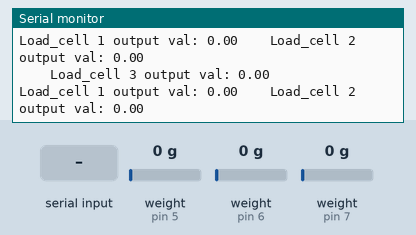
Simulated run of this sketch. Board: Arduino Nano, built with avr-gcc and run on an emulated ATmega328P. Parts: the last lines printed to the serial monitor. The test bench sets the inputs (shaded band); at power-on: weight on the scale (sensors on pin 5, pin 6, pin 7) 0 g.

Above: at 8.4 s.
8.5 s: weight on the scale (sensor on pin 5) set to 100 g
At 8.59 s:
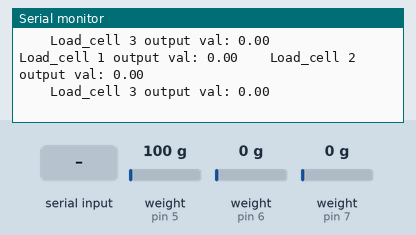
11.5 s: "t" received over Serial
At 11.77 s:
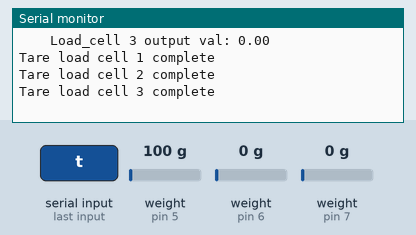
13.1 s: weight on the scale (sensor on pin 6) set to 1250 g
At 13.42 s:
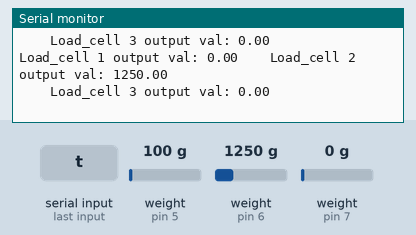
16.1 s: weight on the scale (sensor on pin 7) set to 100 g
At 16.57 s:
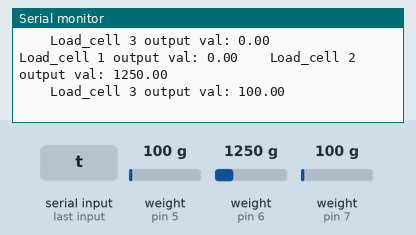
17.6 s: weight on the scale (sensor on pin 5) set to 1250 g
At 17.72 s:
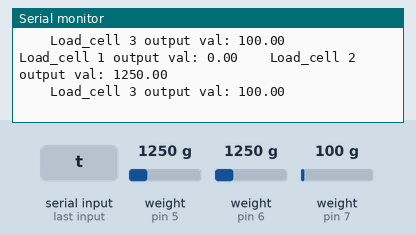
19.1 s: "t" received over Serial
At 19.11 s:
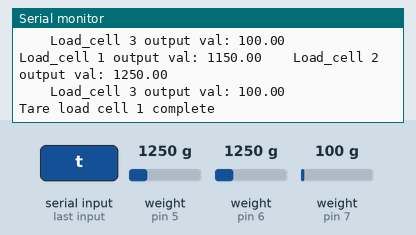
Timing chart, 0 to 22.1 s (numbered marks = the images above; inputs shaded):
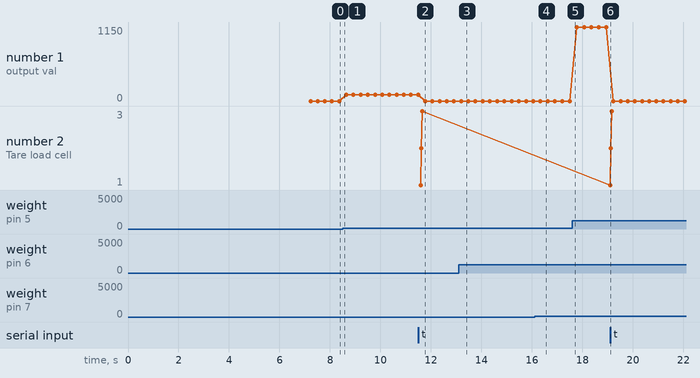

Measured:
- after the input at 11.5 s, the serial monitor: prints a new line after 0.09 s (image 2)
- after the input at 13.1 s, the serial monitor: prints a new line after 0.09 s (image 3)
- after the input at 16.1 s, the serial monitor: prints a new line after 0.30 s (image 4)
- after the input at 19.1 s, the serial monitor: prints a new line at once (image 6)
- plotted number 1: 0 → 100 after the input at 8.5 s, 0 → 1150 after the input at 17.6 s

The sketch:

loadcell.ino
```cpp
//-------------------------------------------------------------------------------------
// HX711_ADC.h
// Arduino master library for HX711 24-Bit Analog-to-Digital Converter for Weigh Scales
// Olav Kallhovd sept2017
// Tested with      : HX711 asian module on channel A and YZC-133 3kg load cell
// Tested with MCU  : Arduino Nano
//-------------------------------------------------------------------------------------
// This is an example sketch on how to use this library for two ore more HX711 modules
// Settling time (number of samples) and data filtering can be adjusted in the HX711_ADC.h file

#include <HX711_ADC.h>

//HX711 constructor (dout pin, sck pin)
HX711_ADC LoadCell_1(5, 4); //HX711 1
HX711_ADC LoadCell_2(6, 4); //HX711 2
HX711_ADC LoadCell_3(7, 4); //HX711 3

long t;

void setup() {
  Serial.begin(9600);
  Serial.println("Wait...");
  LoadCell_1.begin();
  LoadCell_2.begin();
  LoadCell_3.begin();
  long stabilisingtime = 2000; // tare preciscion can be improved by adding a few seconds of stabilising time
  byte loadcell_1_rdy = 0;
  byte loadcell_2_rdy = 0;
  byte loadcell_3_rdy = 0;
  while ((loadcell_1_rdy + loadcell_2_rdy + loadcell_3_rdy) < 3) { //run startup, stabilization and tare, both modules simultaniously
    if (!loadcell_1_rdy) loadcell_1_rdy = LoadCell_1.startMultiple(stabilisingtime);
    if (!loadcell_2_rdy) loadcell_2_rdy = LoadCell_2.startMultiple(stabilisingtime);
    if (!loadcell_3_rdy) loadcell_3_rdy = LoadCell_3.startMultiple(stabilisingtime);
  }
  LoadCell_1.setCalFactor(696.0); // user set calibration factor (float)
  LoadCell_2.setCalFactor(733.0); // user set calibration factor (float)
  LoadCell_3.setCalFactor(733.0); // user set calibration factor (float)
  Serial.println("Startup + tare is complete");
}

void loop() {
  //update() should be called at least as often as HX711 sample rate; >10Hz@10SPS, >80Hz@80SPS
  //longer delay in scetch will reduce effective sample rate (be carefull with delay() in loop)
  LoadCell_1.update();
  LoadCell_2.update();
  LoadCell_3.update();

  //get smoothed value from data set + current calibration factor
  if (millis() > t + 250) {
    float a = LoadCell_1.getData();
    float b = LoadCell_2.getData();
    float c = LoadCell_3.getData();
    Serial.print("Load_cell 1 output val: ");
    Serial.print(a);
    Serial.print("    Load_cell 2 output val: ");
    Serial.println(b);
    Serial.print("    Load_cell 3 output val: ");
    Serial.println(c);
    t = millis();
  }

  //receive from serial terminal
  if (Serial.available() > 0) {
    float i;
    char inByte = Serial.read();
    if (inByte == 't') {
      LoadCell_1.tareNoDelay();
      LoadCell_2.tareNoDelay();
      LoadCell_3.tareNoDelay();
    }
  }

  //check if last tare operation is complete
  if (LoadCell_1.getTareStatus() == true) {
    Serial.println("Tare load cell 1 complete");
  }
  if (LoadCell_2.getTareStatus() == true) {
    Serial.println("Tare load cell 2 complete");
  }
  if (LoadCell_3.getTareStatus() == true) {
    Serial.println("Tare load cell 3 complete");
  }

}
```
